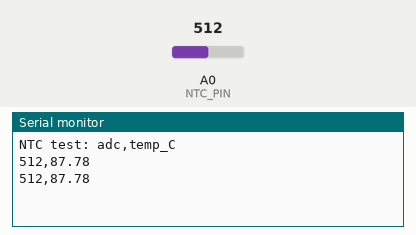
Recording of a sketch running on a simulated Arduino Uno, built with avr-gcc and run on an emulated ATmega328P. Shown: the last lines printed to the serial monitor. Inputs (shaded band) come from the test bench; at power-on: A0 (NTC_PIN) = 512.

Above: at 1.7 s.
1.8 s: A0 (NTC_PIN) set to 0
At 3.2 s:
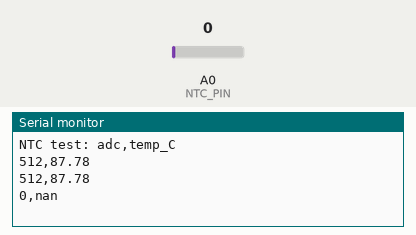
4.8 s: A0 (NTC_PIN) set to 122
At 6.3 s:
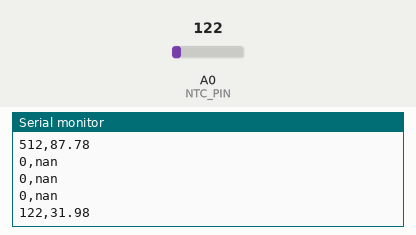

Measured:
- after the input at 1.8 s, the serial monitor: prints a new line after 0.70 s (image 1)
- after the input at 4.8 s, the serial monitor: prints a new line after 0.70 s (image 2)

The sketch:

ntc_test.ino
```cpp
#include <math.h>

#define NTC_PIN A0
#define R_FIXED 10000.0      // 10kΩ
#define R0 100000.0          // NTC 100k
#define BETA 3950.0
#define T0 298.15            // 25°C (K)

float readNTC() {
  int adc = analogRead(NTC_PIN);
  if (adc <= 0) {
    return NAN;
  }
  float R = R_FIXED * (1023.0 / adc - 1.0);
  float invT = (1.0 / T0) + (1.0 / BETA) * log(R / R0);
  return (1.0 / invT) - 273.15;
}

void setup() {
  Serial.begin(9600);
  delay(500);
  Serial.println("NTC test: adc,temp_C");
}

void loop() {
  int adc = analogRead(NTC_PIN);
  float tempC = readNTC();
  Serial.print(adc);
  Serial.print(",");
  if (isnan(tempC)) {
    Serial.println("nan");
  } else {
    Serial.println(tempC, 2);
  }
  delay(1000);
}
```
